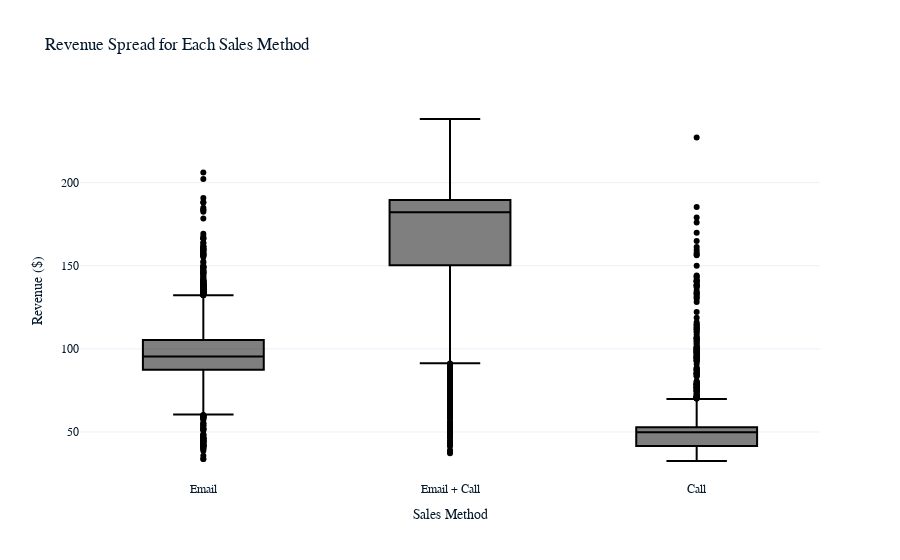

Here is the notebook cell this chart was saved with:
### Markdown cell above
### What does the spread of the revenue look like overall? And for each method?

### Code cell
import plotly.express as px

fig = px.box(df, x='sales_method', y='revenue', color_discrete_sequence=px.colors.cyclical.IceFire,
             title='Revenue Spread for Each Sales Method')
fig.update_xaxes(title='Sales Method')
fig.update_yaxes(title='Revenue ($)')
fig.show()

### Figure 1 — Plotly figure (JSON) as saved in the notebook; plotly's stock layout.template omitted (floating-point values rounded to 4 significant figures; data arrays with more than 128 entries replaced by an {"elided": "..."} marker saying what was removed)
{"data": [{"alignmentgroup": "True", "hovertemplate": "sales_method=%{x}<br>revenue=%{y}<extra></extra>", "legendgroup": "", "marker": {"color": "#000000"}, "name": "", "notched": false, "offsetgroup": "", "orientation": "v", "showlegend": false, "x": {"elided": "15000 str values"}, "x0": " ", "xaxis": "x", "y": {"elided": "15000 float values"}, "y0": " ", "yaxis": "y", "type": "box"}], "layout": {"xaxis": {"anchor": "y", "domain": [0, 1], "title": {"text": "Sales Method"}}, "yaxis": {"anchor": "x", "domain": [0, 1], "title": {"text": "Revenue ($)"}}, "legend": {"tracegroupgap": 0}, "title": {"text": "Revenue Spread for Each Sales Method"}, "boxmode": "group"}}
